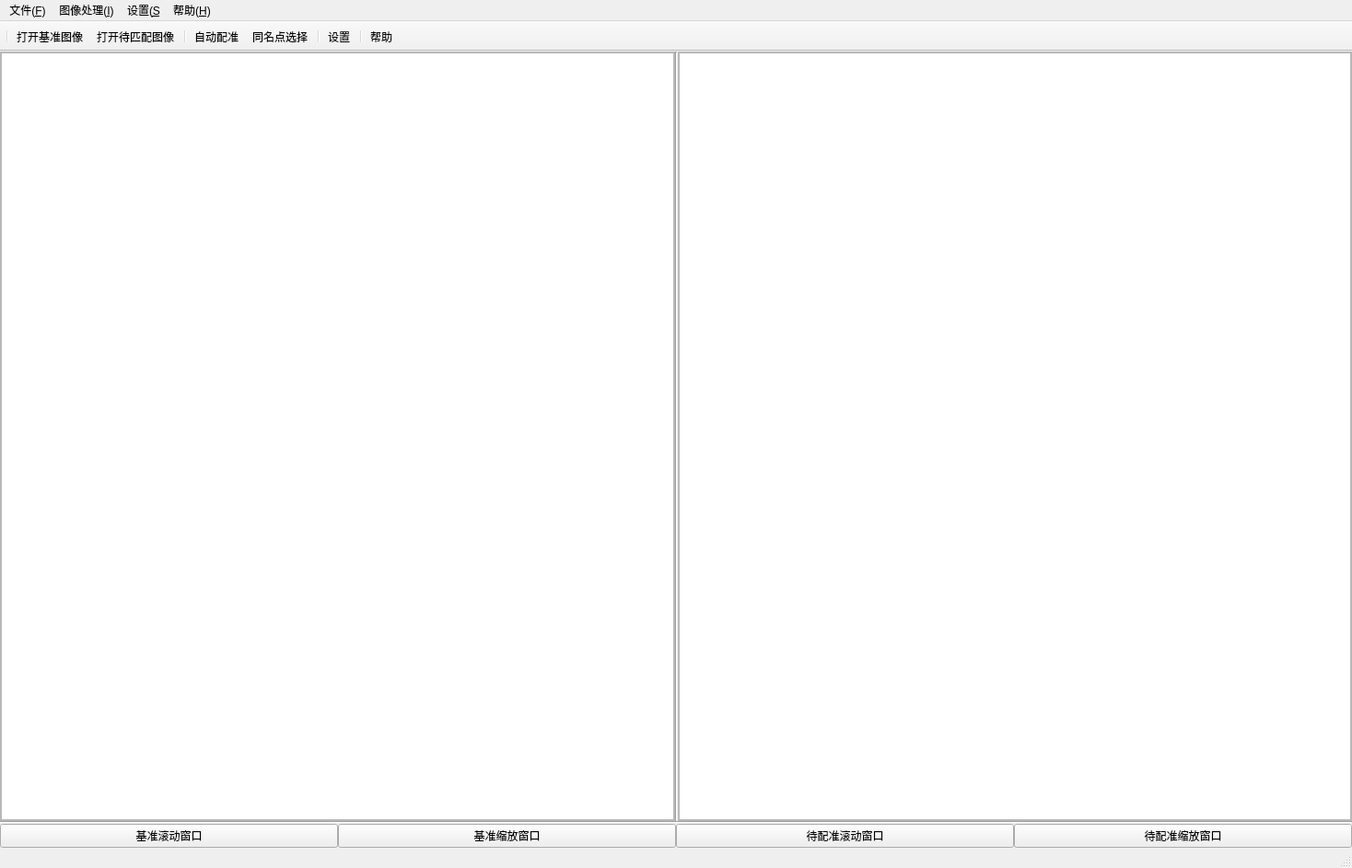
<?xml version="1.0" encoding="UTF-8"?>
<ui version="4.0">
 <class>MainWindow</class>
 <widget class="QMainWindow" name="MainWindow">
  <property name="geometry">
   <rect>
    <x>0</x>
    <y>0</y>
    <width>1468</width>
    <height>943</height>
   </rect>
  </property>
  <property name="windowTitle">
   <string>图像配准</string>
  </property>
  <widget class="QWidget" name="centralwidget">
   <layout class="QGridLayout" name="gridLayout_2">
    <property name="leftMargin">
     <number>0</number>
    </property>
    <property name="topMargin">
     <number>0</number>
    </property>
    <property name="rightMargin">
     <number>0</number>
    </property>
    <property name="bottomMargin">
     <number>0</number>
    </property>
    <property name="spacing">
     <number>0</number>
    </property>
    <item row="0" column="0">
     <layout class="QVBoxLayout" name="verticalLayout_5">
      <property name="spacing">
       <number>0</number>
      </property>
      <item>
       <layout class="QHBoxLayout" name="base_wrap_img_layout">
        <property name="spacing">
         <number>0</number>
        </property>
        <item>
         <widget class="ImgFrame" name="base_frame">
          <property name="toolTipDuration">
           <number>0</number>
          </property>
          <property name="frameShape">
           <enum>QFrame::StyledPanel</enum>
          </property>
          <property name="frameShadow">
           <enum>QFrame::Raised</enum>
          </property>
          <property name="lineWidth">
           <number>0</number>
          </property>
          <layout class="QGridLayout" name="gridLayout_4">
           <property name="leftMargin">
            <number>0</number>
           </property>
           <property name="topMargin">
            <number>0</number>
           </property>
           <property name="rightMargin">
            <number>0</number>
           </property>
           <property name="bottomMargin">
            <number>0</number>
           </property>
           <property name="spacing">
            <number>0</number>
           </property>
           <item row="0" column="0">
            <widget class="GraphicsView" name="baseImgView">
             <property name="contextMenuPolicy">
              <enum>Qt::DefaultContextMenu</enum>
             </property>
             <property name="toolTipDuration">
              <number>0</number>
             </property>
             <property name="lineWidth">
              <number>0</number>
             </property>
             <property name="verticalScrollBarPolicy">
              <enum>Qt::ScrollBarAlwaysOff</enum>
             </property>
             <property name="horizontalScrollBarPolicy">
              <enum>Qt::ScrollBarAlwaysOff</enum>
             </property>
             <property name="sizeAdjustPolicy">
              <enum>QAbstractScrollArea::AdjustIgnored</enum>
             </property>
             <property name="viewportUpdateMode">
              <enum>QGraphicsView::FullViewportUpdate</enum>
             </property>
            </widget>
           </item>
          </layout>
         </widget>
        </item>
        <item>
         <widget class="Line" name="line_2">
          <property name="orientation">
           <enum>Qt::Vertical</enum>
          </property>
         </widget>
        </item>
        <item>
         <widget class="ImgFrame" name="wrap_frame">
          <property name="frameShape">
           <enum>QFrame::StyledPanel</enum>
          </property>
          <property name="frameShadow">
           <enum>QFrame::Raised</enum>
          </property>
          <layout class="QGridLayout" name="gridLayout_5">
           <property name="leftMargin">
            <number>0</number>
           </property>
           <property name="topMargin">
            <number>0</number>
           </property>
           <property name="rightMargin">
            <number>0</number>
           </property>
           <property name="bottomMargin">
            <number>0</number>
           </property>
           <property name="spacing">
            <number>0</number>
           </property>
           <item row="0" column="0">
            <widget class="GraphicsView" name="wrapImgView">
             <property name="contextMenuPolicy">
              <enum>Qt::DefaultContextMenu</enum>
             </property>
             <property name="verticalScrollBarPolicy">
              <enum>Qt::ScrollBarAlwaysOff</enum>
             </property>
             <property name="horizontalScrollBarPolicy">
              <enum>Qt::ScrollBarAlwaysOff</enum>
             </property>
             <property name="sizeAdjustPolicy">
              <enum>QAbstractScrollArea::AdjustIgnored</enum>
             </property>
             <property name="viewportUpdateMode">
              <enum>QGraphicsView::FullViewportUpdate</enum>
             </property>
            </widget>
           </item>
          </layout>
         </widget>
        </item>
       </layout>
      </item>
      <item>
       <widget class="Line" name="line">
        <property name="orientation">
         <enum>Qt::Horizontal</enum>
        </property>
       </widget>
      </item>
      <item>
       <layout class="QGridLayout" name="gridLayout">
        <property name="horizontalSpacing">
         <number>0</number>
        </property>
        <item row="0" column="0">
         <layout class="QGridLayout" name="bnts_gridLayout">
          <item row="0" column="1">
           <widget class="QPushButton" name="baseZoomWinBtn">
            <property name="text">
             <string>基准缩放窗口</string>
            </property>
           </widget>
          </item>
          <item row="0" column="0">
           <widget class="QPushButton" name="baseScrollWinBtn">
            <property name="text">
             <string>基准滚动窗口</string>
            </property>
           </widget>
          </item>
          <item row="0" column="2">
           <widget class="QPushButton" name="wrapScrollWinBtn">
            <property name="text">
             <string>待配准滚动窗口</string>
            </property>
           </widget>
          </item>
          <item row="0" column="3">
           <widget class="QPushButton" name="wrapZoomWinBtn">
            <property name="text">
             <string>待配准缩放窗口</string>
            </property>
           </widget>
          </item>
         </layout>
        </item>
       </layout>
      </item>
     </layout>
    </item>
   </layout>
  </widget>
  <widget class="QMenuBar" name="menubar">
   <property name="geometry">
    <rect>
     <x>0</x>
     <y>0</y>
     <width>1468</width>
     <height>23</height>
    </rect>
   </property>
   <property name="defaultUp">
    <bool>false</bool>
   </property>
   <property name="nativeMenuBar">
    <bool>true</bool>
   </property>
   <widget class="QMenu" name="fileM">
    <property name="title">
     <string>文件(&amp;F)</string>
    </property>
    <addaction name="openBaseImageA"/>
    <addaction name="openWrapImageA"/>
    <addaction name="separator"/>
    <addaction name="exitA"/>
   </widget>
   <widget class="QMenu" name="settingM">
    <property name="title">
     <string>设置(&amp;S</string>
    </property>
    <addaction name="set_action"/>
   </widget>
   <widget class="QMenu" name="imgProcessM">
    <property name="title">
     <string>图像处理(&amp;I)</string>
    </property>
    <addaction name="autoResA"/>
    <addaction name="manTileSelA"/>
   </widget>
   <widget class="QMenu" name="helpM">
    <property name="title">
     <string>帮助(&amp;H)</string>
    </property>
    <addaction name="help_Action"/>
   </widget>
   <addaction name="fileM"/>
   <addaction name="imgProcessM"/>
   <addaction name="settingM"/>
   <addaction name="helpM"/>
  </widget>
  <widget class="QStatusBar" name="statusbar"/>
  <widget class="QToolBar" name="toolBar">
   <property name="windowTitle">
    <string>菜单栏</string>
   </property>
   <property name="movable">
    <bool>false</bool>
   </property>
   <attribute name="toolBarArea">
    <enum>TopToolBarArea</enum>
   </attribute>
   <attribute name="toolBarBreak">
    <bool>false</bool>
   </attribute>
   <addaction name="separator"/>
   <addaction name="openBaseImageA"/>
   <addaction name="openWrapImageA"/>
   <addaction name="separator"/>
   <addaction name="autoResA"/>
   <addaction name="manTileSelA"/>
   <addaction name="separator"/>
   <addaction name="set_action"/>
   <addaction name="separator"/>
   <addaction name="help_Action"/>
  </widget>
  <action name="openBaseImageA">
   <property name="icon">
    <iconset>
     <normaloff>.</normaloff>
     <normalon>:/menu/icons/document-open.png</normalon>.</iconset>
   </property>
   <property name="text">
    <string>打开基准图像</string>
   </property>
   <property name="font">
    <font>
     <family>微软雅黑</family>
    </font>
   </property>
  </action>
  <action name="openWrapImageA">
   <property name="icon">
    <iconset theme=":/menu/icons/document-open.svg">
     <normaloff>.</normaloff>
     <normalon>:/menu/icons/document-open.png</normalon>.</iconset>
   </property>
   <property name="text">
    <string>打开待匹配图像</string>
   </property>
   <property name="font">
    <font>
     <family>微软雅黑</family>
    </font>
   </property>
  </action>
  <action name="exitA">
   <property name="icon">
    <iconset theme=":/menu/icons/application-exit.svg">
     <normaloff>.</normaloff>
     <normalon>:/menu/icons/application-exit.png</normalon>.</iconset>
   </property>
   <property name="text">
    <string>退出</string>
   </property>
   <property name="font">
    <font>
     <family>微软雅黑</family>
    </font>
   </property>
  </action>
  <action name="action">
   <property name="icon">
    <iconset>
     <normalon>:/menu/icons/auto.png</normalon>
    </iconset>
   </property>
   <property name="text">
    <string>自动配准</string>
   </property>
  </action>
  <action name="autoResA">
   <property name="icon">
    <iconset>
     <normalon>:/menu/icons/auto.png</normalon>
    </iconset>
   </property>
   <property name="text">
    <string>自动配准</string>
   </property>
  </action>
  <action name="manTileSelA">
   <property name="icon">
    <iconset theme=":/menu/icons/selection.svg&#10;">
     <normaloff>.</normaloff>
     <normalon>:/menu/icons/selection.png</normalon>.</iconset>
   </property>
   <property name="text">
    <string>同名点选择</string>
   </property>
  </action>
  <action name="actionTest">
   <property name="text">
    <string>test</string>
   </property>
   <property name="font">
    <font>
     <family>微软雅黑</family>
    </font>
   </property>
  </action>
  <action name="set_action">
   <property name="icon">
    <iconset theme=":/menu/icons/preferences-system.svg">
     <normaloff>.</normaloff>
     <normalon>:/menu/icons/preferences-system.png</normalon>.</iconset>
   </property>
   <property name="text">
    <string>设置</string>
   </property>
  </action>
  <action name="help_Action">
   <property name="icon">
    <iconset theme=":/menu/icons/help.svg">
     <normaloff>.</normaloff>
     <normalon>:/menu/icons/help.png</normalon>.</iconset>
   </property>
   <property name="text">
    <string>帮助</string>
   </property>
  </action>
  <action name="action_2">
   <property name="icon">
    <iconset>
     <normalon>:/menu/icons/selection.png</normalon>
    </iconset>
   </property>
   <property name="text">
    <string>添加点</string>
   </property>
  </action>
  <action name="action_3">
   <property name="text">
    <string>待配准图像缩放</string>
   </property>
  </action>
  <action name="actionTest_2">
   <property name="text">
    <string>test</string>
   </property>
  </action>
 </widget>
 <customwidgets>
  <customwidget>
   <class>GraphicsView</class>
   <extends>QGraphicsView</extends>
   <header location="global">imgViewPort.h</header>
  </customwidget>
  <customwidget>
   <class>ImgFrame</class>
   <extends>QFrame</extends>
   <header location="global">imgframe.h</header>
   <container>1</container>
  </customwidget>
 </customwidgets>
 <resources>
  <include location="../../data/icon_r.qrc"/>
 </resources>
 <connections/>
</ui>
